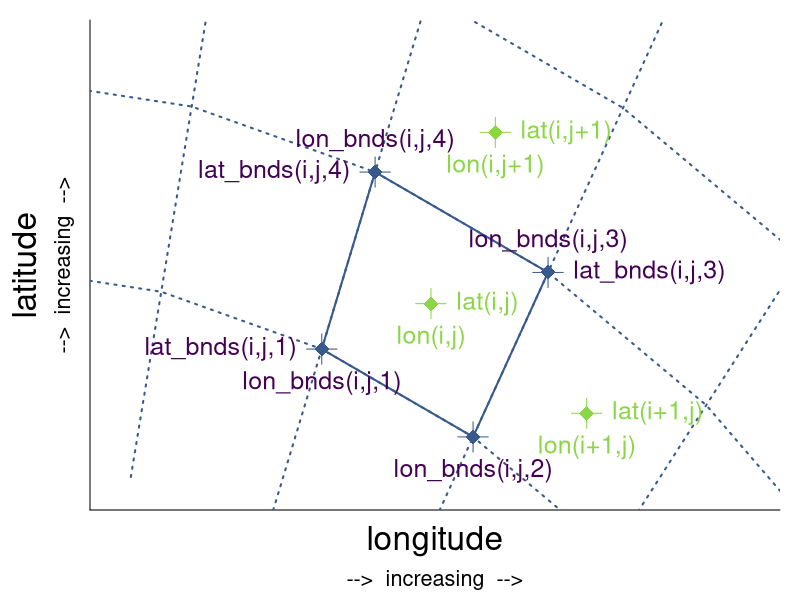

This chart was generated by the following R code:
# define lat and lon
lon = 10:10
lat = 54:54

# sphere with radius and lon-center and lat-center
radius_grid_lower = 6
radius_grid_low = 7
radius_cell = c(7.5, 7.5, 7.5, 8.5)
radius_grid_high = 8
radius_grid_higher = 9
radius_grid_evenhigher = 10
clon =  7.0
clat = 47.1

## angles center
# 56, 65, 74
## angles bnds
# 51.5, 60.5, 69.5, 78.5

angles_cell = c(56, 65, 74, 65)
angles_grid = c(42.5, 51.5, 60.5, 69.5, 78.5, 87.5)
pi = 3.14
# grid lines above grid cells
ulon_grid_lower = radius_grid_lower * cos(angles_grid/180*pi) + clon
ulat_grid_lower = radius_grid_lower * sin(angles_grid/180*pi) + clat
ulon_grid_low = radius_grid_low * cos(angles_grid/180*pi) + clon
ulat_grid_low = radius_grid_low * sin(angles_grid/180*pi) + clat
# grid cell center coordinates
ulon_cell = radius_cell * cos(angles_cell/180*pi) + clon
ulat_cell = radius_cell * sin(angles_cell/180*pi) + clat
# grid lines below grid cells
ulon_grid_high = radius_grid_high * cos(angles_grid/180*pi) + clon
ulat_grid_high = radius_grid_high * sin(angles_grid/180*pi) + clat
ulon_grid_higher = radius_grid_higher * cos(angles_grid/180*pi) + clon
ulat_grid_higher = radius_grid_higher * sin(angles_grid/180*pi) + clat
ulon_grid_evenhigher = radius_grid_evenhigher * cos(angles_grid/180*pi) + clon
ulat_grid_evenhigher = radius_grid_evenhigher * sin(angles_grid/180*pi) + clat
# radial grid lines
rlon_grid = rbind(ulon_grid_lower, ulon_grid_low, ulon_grid_high, ulon_grid_higher, ulon_grid_evenhigher, NA)
rlat_grid = rbind(ulat_grid_lower, ulat_grid_low, ulat_grid_high, ulat_grid_higher, ulat_grid_evenhigher, NA)


lon_bnds = (10:11) - 0.5
lat_bnds = (54:55) - 0.5

dlon_solid = 0.4
dlat_solid = 0.4
dlon_dot = 1.4
dlat_dot = 0.6
dlon_text1 = 0.1
dlat_text1 = 0.08
dlon_max = 1.8
dlat_max = 0.8

nlon = length(lon)
nlat = length(lat)


# colors
col_grid_draw = '#38598CFF'
col_grid_text = '#440154FF'
col_cell_draw = '#8AD647FF'
col_cell_text = '#8AD647FF'


# write plot to file
png('pics/case_2D_b.png', width = 7, height = 5.2, units='in', res = 300)
# pdf('pics/case_1D.pdf', width = 7, height = 5.2, paper='special')
par(mar = c(4.5, 4.5, 1, 1))


# create base plot
plot(c(ulon_cell[2]), c(ulat_cell[2]),
     xlab = ' ', ylab = '',
     xlim = c(lon_bnds[1] - dlon_dot, lon_bnds[nlon+1] + dlon_max),
     ylim = c(lat_bnds[1] - dlat_dot, lat_bnds[nlat+1] + dlat_max),
     xaxt = 'n', yaxt = 'n',
     bty = 'n', type = 'n')
axis(1, at = c(0, 360))
axis(2, at = c(0, 360))
mtext('longitude', 1, line = +1.2, cex = 2)
mtext('-->  increasing  -->', 1, line = +3, cex = 1.3)
mtext('latitude', 2, line = 2.5, cex = 2)
mtext('-->  increasing  -->', 2, line = 0.8, cex = 1.3)


# add grid ----
# grid lines, solid
lines(ulon_grid_low, ulat_grid_low, col = col_grid_draw, lwd = 2, lty = 'dotted')
lines(ulon_grid_high, ulat_grid_high, col = col_grid_draw, lwd = 2, lty = 'dotted')
lines(ulon_grid_higher, ulat_grid_higher, col = col_grid_draw, lwd = 2, lty = 'dotted')
lines(rlon_grid, rlat_grid, col = col_grid_draw, lwd = 2, lty = 'dotted')

# grid lines, solid
lines(ulon_grid_low[3:4], ulat_grid_low[3:4], col = col_grid_draw, lwd = 2)
lines(ulon_grid_high[3:4], ulat_grid_high[3:4], col = col_grid_draw, lwd = 2)
lines(rlon_grid[c(2:3,6),3:4], rlat_grid[c(2:3,6),3:4], col = col_grid_draw, lwd = 2)

# lines through grid intersection points
# lines(c(ulon_grid_low[4], ulon_grid_low[4]), c(ulat_grid_low[4] - dlat_text1, ulat_grid_low[4] + dlat_text1), col = col_grid_draw)
# lines(c(ulon_grid_low[4] - dlon_text1, ulon_grid_low[4] + dlon_text1), c(ulat_grid_low[4], ulat_grid_low[4]), col = col_grid_draw)
lines(rbind(ulon_grid_low[3:4], ulon_grid_low[3:4], NA), rbind(ulat_grid_low[3:4] - dlat_text1, ulat_grid_low[3:4] + dlat_text1, NA), col = col_grid_draw)
lines(rbind(ulon_grid_low[3:4] - dlon_text1, ulon_grid_low[3:4] + dlon_text1, NA), rbind(ulat_grid_low[3:4], ulat_grid_low[3:4], NA), col = col_grid_draw)
lines(rbind(ulon_grid_high[3:4], ulon_grid_high[3:4], NA), rbind(ulat_grid_high[3:4] - dlat_text1, ulat_grid_high[3:4] + dlat_text1, NA), col = col_grid_draw)
lines(rbind(ulon_grid_high[3:4] - dlon_text1, ulon_grid_high[3:4] + dlon_text1, NA), rbind(ulat_grid_high[3:4], ulat_grid_high[3:4], NA), col = col_grid_draw)

# dots on grid intersection
points(ulon_grid_low[3:4], ulat_grid_low[3:4], pch = 18, cex = 2, col = col_grid_draw)
points(ulon_grid_high[3:4], ulat_grid_high[3:4], pch = 18, cex = 2, col = col_grid_draw)


# lines through grid cell center
lines(c(ulon_cell[2], ulon_cell[2]), c(ulat_cell[2] - dlat_text1, ulat_cell[2] + dlat_text1), col = col_cell_draw)
lines(c(ulon_cell[2] - dlon_text1, ulon_cell[2] + dlon_text1), c(ulat_cell[2], ulat_cell[2]), col = col_cell_draw)
lines(c(ulon_cell[1], ulon_cell[1]), c(ulat_cell[1] - dlat_text1, ulat_cell[1] + dlat_text1), col = col_cell_draw)
lines(c(ulon_cell[1] - dlon_text1, ulon_cell[1] + dlon_text1), c(ulat_cell[1], ulat_cell[1]), col = col_cell_draw)
lines(c(ulon_cell[4], ulon_cell[4]), c(ulat_cell[4] - dlat_text1, ulat_cell[4] + dlat_text1), col = col_cell_draw)
lines(c(ulon_cell[4] - dlon_text1, ulon_cell[4] + dlon_text1), c(ulat_cell[4], ulat_cell[4]), col = col_cell_draw)

# dots in the grid cell center
points(ulon_cell[-3], ulat_cell[-3], pch = 18, cex = 2, col = col_cell_draw)


# add text ----
# bnds
text(ulon_grid_low[4], ulat_grid_low[4] - dlat_text1, 'lon_bnds(i,j,1)', col = col_grid_text, cex = 1.5, pos = 1)
text(ulon_grid_low[4] - dlon_text1, ulat_grid_low[4], 'lat_bnds(i,j,1)', col = col_grid_text, cex = 1.5, pos = 2)
text(ulon_grid_low[3], ulat_grid_low[3] - dlat_text1, 'lon_bnds(i,j,2)', col = col_grid_text, cex = 1.5, pos = 1)
# text(ulon_grid_low[3] - dlon_text1, ulat_grid_low[3], 'lat_bnds(i,j,2)', col = col_grid_text, cex = 1.5, pos = 2)
text(ulon_grid_high[3], ulat_grid_high[3] + dlat_text1, 'lon_bnds(i,j,3)', col = col_grid_text, cex = 1.5, pos = 3)
text(ulon_grid_high[3] + dlon_text1, ulat_grid_high[3], 'lat_bnds(i,j,3)', col = col_grid_text, cex = 1.5, pos = 4)
text(ulon_grid_high[4], ulat_grid_high[4] + dlat_text1, 'lon_bnds(i,j,4)', col = col_grid_text, cex = 1.5, pos = 3)
text(ulon_grid_high[4] - dlon_text1, ulat_grid_high[4], 'lat_bnds(i,j,4)', col = col_grid_text, cex = 1.5, pos = 2)

# grid cell center
text(ulon_cell[2], ulat_cell[2] - dlat_text1, 'lon(i,j)', col = col_cell_text, cex = 1.5, pos = 1)
text(ulon_cell[2] + dlon_text1, ulat_cell[2], 'lat(i,j)', col = col_cell_text, cex = 1.5, pos = 4)
text(ulon_cell[1], ulat_cell[1] - dlat_text1, 'lon(i+1,j)', col = col_cell_text, cex = 1.5, pos = 1)
text(ulon_cell[1] + dlon_text1, ulat_cell[1], 'lat(i+1,j)', col = col_cell_text, cex = 1.5, pos = 4)
text(ulon_cell[4], ulat_cell[4] - dlat_text1, 'lon(i,j+1)', col = col_cell_text, cex = 1.5, pos = 1)
text(ulon_cell[4] + dlon_text1, ulat_cell[4], 'lat(i,j+1)', col = col_cell_text, cex = 1.5, pos = 4)


# close picture output device
dev.off()

